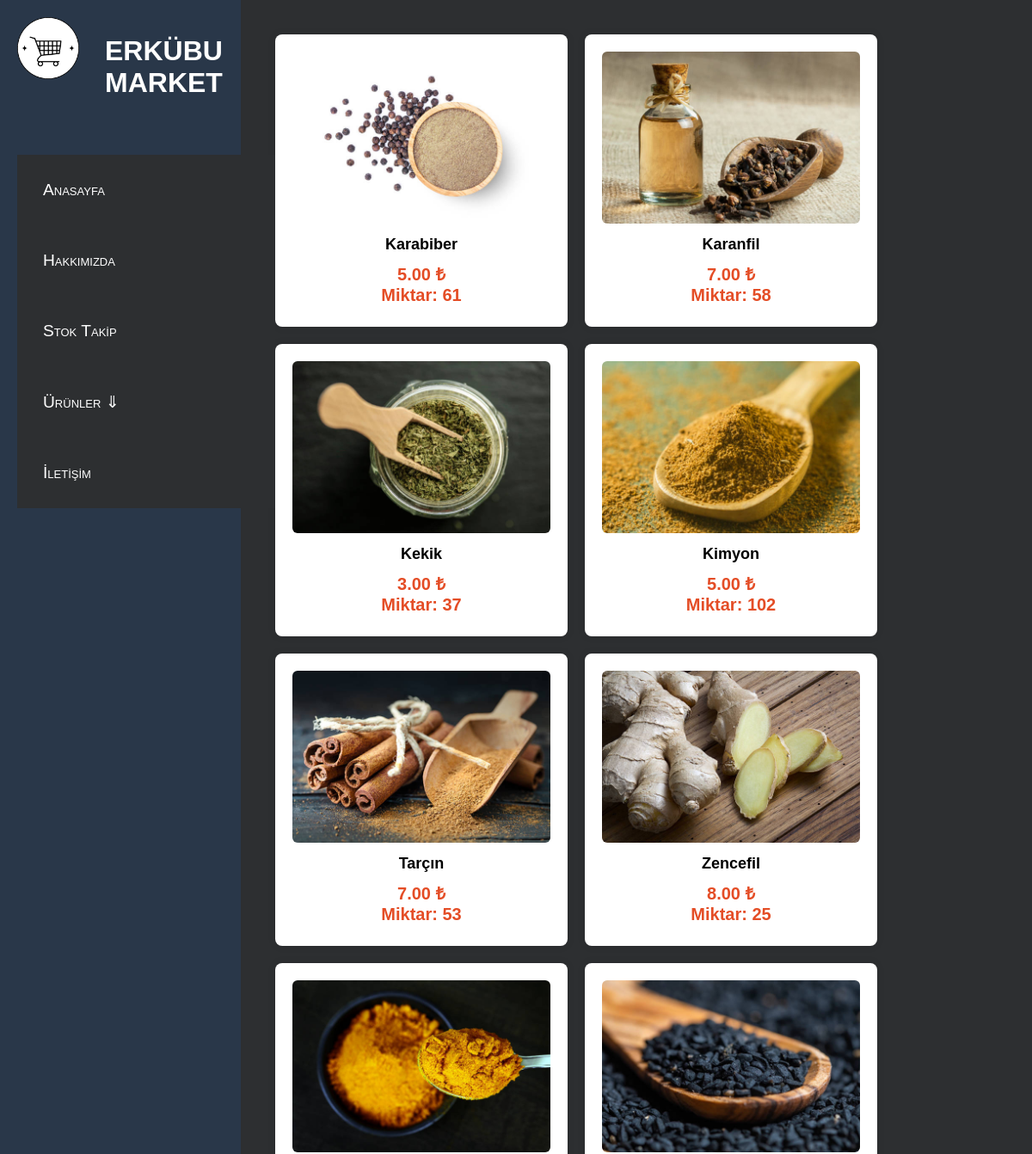
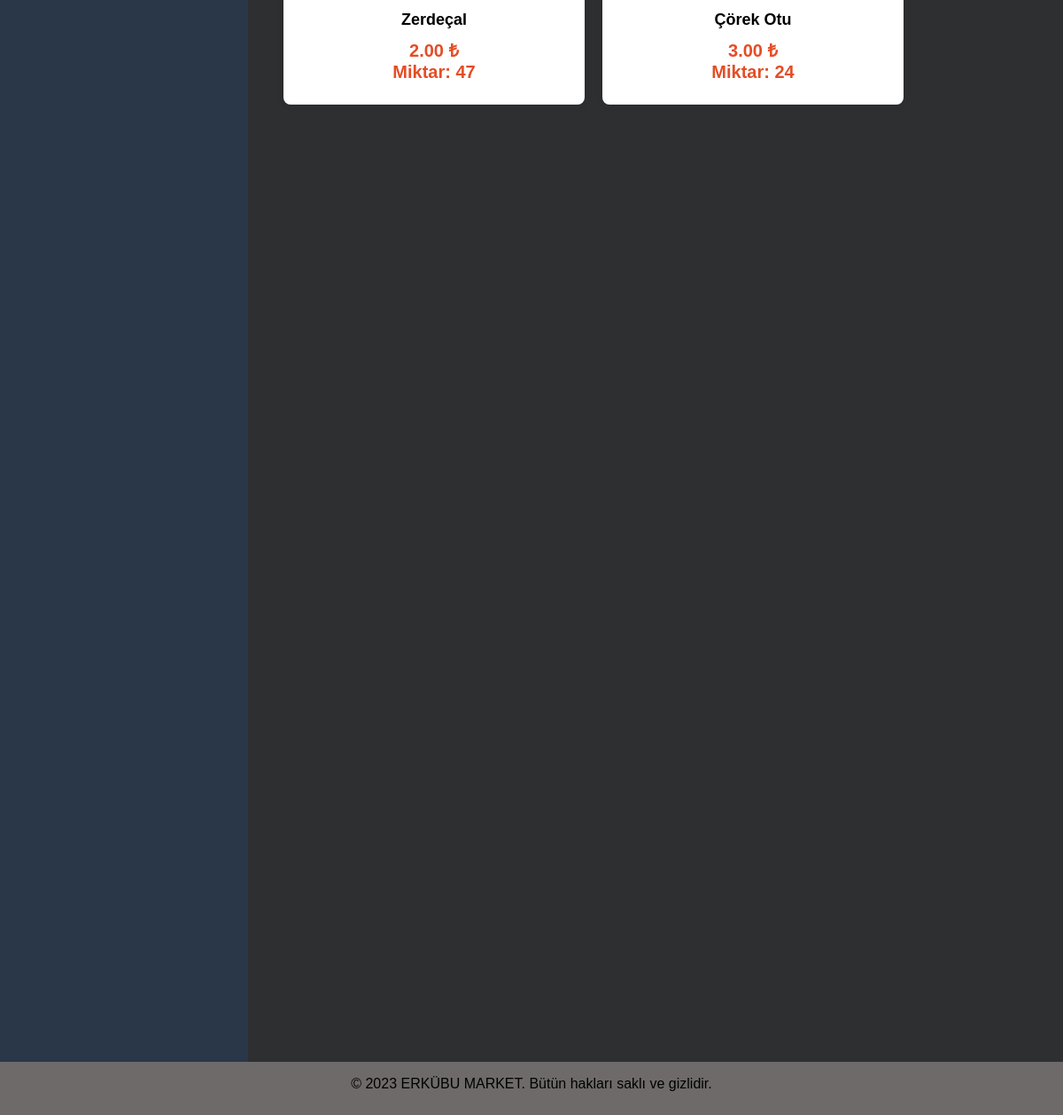
/VERİTABANI_PROJE/baharatlar.php, run on the app's committed database (2 pictures, top to bottom).
### tables this page shows
CREATE TABLE `baharatlar` (
  `bahid` int(11) NOT NULL,
  `bahurun_adi` varchar(20) NOT NULL,
  `bahmiktar` varchar(20) NOT NULL
);

### VERİTABANI_PROJE/baharatlar.php (the view, shortened to what this page needs)
<?php
include "conn.php";
$sql1 = "SELECT * FROM baharatlar WHERE bahurun_adi='karabiber'";
$result1 = $conn->query($sql1);
$sql2 = "SELECT * FROM baharatlar WHERE bahurun_adi='karanfil'";
$result2 = $conn->query($sql2);
$sql3 = "SELECT * FROM baharatlar WHERE bahurun_adi='kekik'";
$result3 = $conn->query($sql3);
$sql4 = "SELECT * FROM baharatlar WHERE bahurun_adi='kimyon'";
$result4 = $conn->query($sql4);
$sql5 = "SELECT * FROM baharatlar WHERE bahurun_adi='tarçın'";
$result5 = $conn->query($sql5);
$sql6 = "SELECT * FROM baharatlar WHERE bahurun_adi='zencefil'";
$result6 = $conn->query($sql6);
$sql7 = "SELECT * FROM baharatlar WHERE bahurun_adi='zerdeçal'";
$result7 = $conn->query($sql7);
$sql8 = "SELECT * FROM baharatlar WHERE bahurun_adi='çörekotu'";
$result8 = $conn->query($sql8);
?>
<!DOCTYPE html>
<html lang="tr">
<head>
    <link rel="stylesheet" href="styles.css">
</head>
<body>
    <div class="container">
        <div class="soltartaf">
            <div class="solust">
                <div class="logo">
                    <img src="fotolar/logo.png" alt="Logo">
                </div>
                <div class="site-isim">
                    <h1>ERKÜBU MARKET</h1>
                </div>
            </div>
            <nav>
                <span><a href="index.php" >Anasayfa</a></span>
                <span><a href="hakkımızda.html" >Hakkımızda</a></span>
                <span><a href="stoktakip.php" >Stok Takip</a></span>
                <label for="touch"><span>Ürünler    ⇓</span></label>
                <span><a href="iletisim.html" >İletişim</a></span>
              </nav>
        </div>
    <div class="sagtaraf" >
            <div class="uicerik">
                <div class="icerik-kutu">
                    <img src="fotolar/baharatlar/karabiber.jpg" alt="Ürün Resmi" class="kutu-image">
                    <div class="kutu-baslık">Karabiber</div>
                    <div class="kutu-fiyat">5.00 ₺<br> Miktar:
                    <?php
                    if ($result1->num_rows > 0) {
                        while ($row = $result1->fetch_assoc()) {
                            echo "<tr><td>" . $row["bahmiktar"] . "</td></tr>";
                        }
                    } else {
                        echo "<tr><td colspan='2'>Stok bulunamadı.</td></tr>";
                    }
            ?></div>
                </div>
                <div class="icerik-kutu">
                    <img src="fotolar/baharatlar/karanfil.jpg" alt="Ürün Resmi" class="kutu-image">
                    <div class="kutu-baslık">Karanfil</div>
                    <div class="kutu-fiyat">7.00 ₺<br> Miktar:
                    <?php
                    if ($result2->num_rows > 0) {
                        while ($row = $result2->fetch_assoc()) {
                            echo "<tr><td>" . $row["bahmiktar"] . "</td></tr>";
                        }
                    } else {
                        echo "<tr><td colspan='2'>Stok bulunamadı.</td></tr>";
                    }
            ?></div>
                </div>
                <div class="icerik-kutu">
                    <img src="fotolar/baharatlar/kekik.jpg" alt="Ürün Resmi" class="kutu-image">
                    <div class="kutu-baslık">Kekik</div>
                    <div class="kutu-fiyat">3.00 ₺<br> Miktar:
                    <?php
                    if ($result3->num_rows > 0) {
                        while ($row = $result3->fetch_assoc()) {
                            echo "<tr><td>" . $row["bahmiktar"] . "</td></tr>";
                        }
                    } else {
                        echo "<tr><td colspan='2'>Stok bulunamadı.</td></tr>";
                    }
            ?></div>
                </div>
                <div class="icerik-kutu">
                    <img src="fotolar/baharatlar/kimyon.jpg" alt="Ürün Resmi" class="kutu-image">
                    <div class="kutu-baslık">Kimyon</div>
                    <div class="kutu-fiyat">5.00 ₺<br> Miktar:
                    <?php
                    if ($result4->num_rows > 0) {
                        while ($row = $result4->fetch_assoc()) {
                            echo "<tr><td>" . $row["bahmiktar"] . "</td></tr>";
                        }
                    } else {
                        echo "<tr><td colspan='2'>Stok bulunamadı.</td></tr>";
                    }
            ?></div>
                </div>
                <div class="icerik-kutu">
                    <img src="fotolar/baharatlar/tarçın.jpg" alt="Ürün Resmi" class="kutu-image">
                    <div class="kutu-baslık">Tarçın</div>
                    <div class="kutu-fiyat">7.00 ₺<br> Miktar:
                    <?php
                    if ($result5->num_rows > 0) {
                        while ($row = $result5->fetch_assoc()) {
                            echo "<tr><td>" . $row["bahmiktar"] . "</td></tr>";
                        }
                    } else {
                        echo "<tr><td colspan='2'>Stok bulunamadı.</td></tr>";
                    }
            ?></div>
                </div>
                <div class="icerik-kutu">
                    <img src="fotolar/baharatlar/zencefil.jpg" alt="Ürün Resmi" class="kutu-image">
                    <div class="kutu-baslık">Zencefil</div>
                    <div class="kutu-fiyat">8.00 ₺<br> Miktar:
                    <?php
                    if ($result6->num_rows > 0) {
                        while ($row = $result6->fetch_assoc()) {
                            echo "<tr><td>" . $row["bahmiktar"] . "</td></tr>";
                        }
                    } else {
                        echo "<tr><td colspan='2'>Stok bulunamadı.</td></tr>";
                    }
            ?></div>
                </div>
                <div class="icerik-kutu">
                    <img src="fotolar/baharatlar/zerdeçal.jpg" alt="Ürün Resmi" class="kutu-image">
                    <div class="kutu-baslık">Zerdeçal</div>
                    <div class="kutu-fiyat">2.00 ₺<br> Miktar:
                    <?php
                    if ($result7->num_rows > 0) {
                        while ($row = $result7->fetch_assoc()) {
                            echo "<tr><td>" . $row["bahmiktar"] . "</td></tr>";
                        }
                    } else {
                        echo "<tr><td colspan='2'>Stok bulunamadı.</td></tr>";
                    }
            ?></div>
                </div>
                <div class="icerik-kutu">
                    <img src="fotolar/baharatlar/çörek otu.jpg" alt="Ürün Resmi" class="kutu-image">
                    <div class="kutu-baslık">Çörek Otu</div>
                    <div class="kutu-fiyat">3.00 ₺<br> Miktar:
                    <?php
                    if ($result8->num_rows > 0) {
                        while ($row = $result8->fetch_assoc()) {
                            echo "<tr><td>" . $row["bahmiktar"] . "</td></tr>";
                        }
                    } else {
                        echo "<tr><td colspan='2'>Stok bulunamadı.</td></tr>";
                    }
            ?></div>
                </div>
            </div>
        </div>
    </div>
    <footer>
        <div class="footer-icerik">
            <p>© 2023 ERKÜBU MARKET. Bütün hakları saklı ve gizlidir.</p>
        </div>
    </footer>
</body>
</html>

### VERİTABANI_PROJE/styles.css (style rules this page uses)
body { margin: 0; padding: 0; font-family: Arial, sans-serif; }
.container { display: flex; height: 2500px; }
.soltartaf { width: 20%; background-color: #293749; padding: 20px; height: 100%; position: relative; }
.solust { height: 120px; width: 100%; }
.logo { float: left; width: 30%; padding: 0%; margin: 0%; }
.logo img { max-width: 100%; height: auto; }
.site-isim { float: left; width: 70%; padding: 0%; margin: 0%; }
.site-isim h1 { color: #fff; margin-left: 30px; }
nav { width : 300px; background: #d9d9d9; margin : 40px auto; }
nav a { text-decoration: none; color:white ; }
span { padding : 30px; background : #2d2f31; color : white; font-size : 1.2em; font-variant : small-caps; cursor : pointer; display: block; }
span::after { float: right; right: 10%; }
.sagtaraf { flex: 1; padding: 20px; width: 100%; height: 100%; background-color: #2d2f31; }
.uicerik { width: auto; height: auto; padding: 20px; }
.icerik-kutu { width: 300px; height: 300px; background-color: #fff; box-shadow: 0 0 10px rgba(0, 0, 0, 0.1); padding: 20px; border-radius: 8px; text-align: center; float: left; margin-right: 20px; margin-bottom: 20px; }
.kutu-image { max-width: 100%; height: 200px; border-radius: 6px; margin-bottom: 10px; }
.kutu-baslık { font-size: 18px; font-weight: bold; margin-bottom: 10px; font-family: 'Arial', sans-serif; }
.kutu-fiyat { font-size: 20px; color: #e44d26; font-weight: bold; }
footer { margin-top: 30px; background-color: #6e6a6a; color: rgb(0, 0, 0); text-align: center; padding: 10px; height:auto ; }
.footer-icerik { max-width: 1200px; margin: 0 auto; }

### data on the page
baharatlar: bahmiktar "61"
baharatlar: bahmiktar "58"
baharatlar: bahmiktar "37"
baharatlar: bahmiktar "102"
baharatlar: bahmiktar "53"
baharatlar: bahmiktar "25"
baharatlar: bahmiktar "47"
baharatlar: bahmiktar "24"
